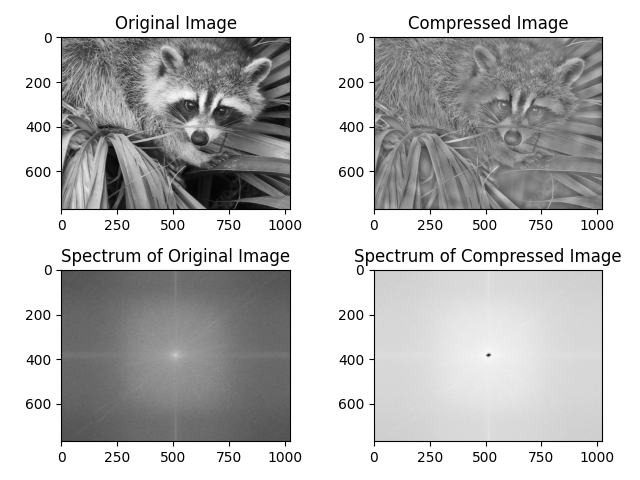

Reproduce this figure in Python.
import numpy as np
import matplotlib.pyplot as plt
from scipy import misc


def high_freq_attenuation(image, freq_cutoff):
    fft_image = np.fft.fft2(image)
    fft_image_cutoff = fft_image.copy()

    freq_db = 20 * np.log10(abs(fft_image + 1e-15))
    fft_image_cutoff[freq_db > freq_cutoff] = 0

    return np.real(np.fft.ifft2(fft_image_cutoff))


def calculate_snr(original, compressed):
    return np.sum(original ** 2) / np.sum(np.abs(original - compressed) ** 2)


def main():
    # Load the original image
    original_image = misc.face(gray=True)

    # Copy the original image for compression
    compressed_image = original_image.copy()

    # Set initial SNR to infinity and threshold
    snr = np.inf
    snr_threshold = 0.0072

    # Initial frequency cutoff
    freq_cutoff = 300

    # Iterate until SNR reaches the threshold
    while snr > snr_threshold:
        compressed_image = high_freq_attenuation(compressed_image, freq_cutoff)
        snr = calculate_snr(original_image, compressed_image)
        freq_cutoff -= 10
        print(snr)

    # Compute FFTs of the original and compressed images
    fft_original = np.fft.fft2(original_image)
    fft_compressed = np.fft.fft2(compressed_image)

    # Plotting
    fig, axs = plt.subplots(2, 2)
    freq_db_original = 20 * np.log10(abs(fft_original + 1e-15))
    freq_db_compressed = 20 * np.log10(abs(fft_compressed + 1e-15))

    # Original Image and Spectrum
    axs[0, 0].imshow(original_image, cmap='gray')
    axs[0, 0].set_title("Original Image")
    axs[1, 0].imshow(np.fft.fftshift(freq_db_original), cmap='gray')
    axs[1, 0].set_title("Spectrum of Original Image")

    # Compressed Image and Spectrum
    axs[0, 1].imshow(compressed_image, cmap='gray')
    axs[0, 1].set_title("Compressed Image")
    axs[1, 1].imshow(np.fft.fftshift(freq_db_compressed), cmap='gray')
    axs[1, 1].set_title("Spectrum of Compressed Image")

    plt.tight_layout()
    plt.show()


if __name__ == "__main__":
    main()
